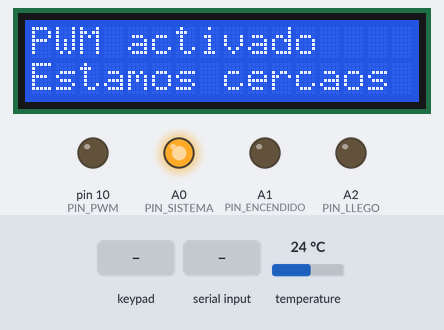
The sketch below on a simulated Arduino Uno, built with avr-gcc and run on an emulated ATmega328P. Parts: 16×2 character LCD, output pins drawn as LEDs (lit = HIGH). Inputs (shaded band) come from the test bench; at power-on: temperature 24 °C. What the sketch prints to the serial monitor is not drawn.

Above: at 1.3 s.
1.4 s: keypad keys 5 4 3 2 # pressed 0.4 s apart
At 3.9 s:
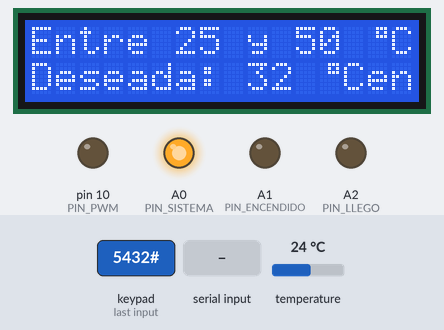
4.9 s: temperature set to 22.7 °C
7.9 s: temperature set to 21.6 °C
At 9.4 s:
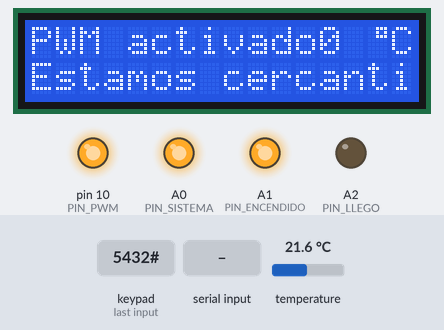
10.9 s: "T90\n" received over Serial
At 13.5 s:
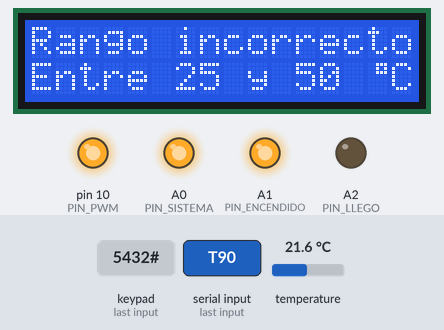
13.9 s: key 'A' pressed
At 16.8 s:
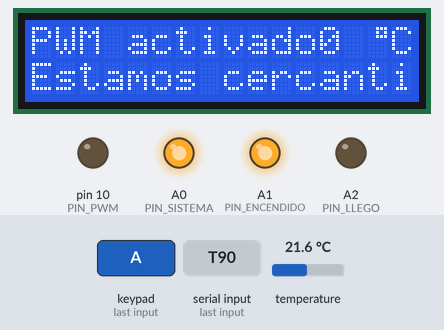
16.9 s: key '1' pressed
At 20.0 s:
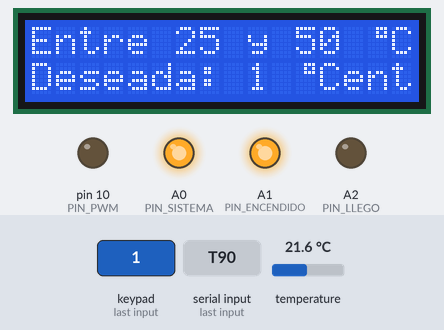
Timing chart, 0 to 20.9 s (numbered marks = the images above; inputs shaded):
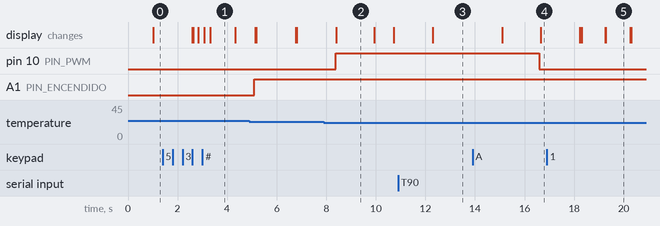

Measured:
- the behaviour switches between 22 and 21.9 °C on temperature (found by bisection; images 1 and 2)
- after the input at 1.4 s, the display: first changes after 1.2 s (image 1 shows a later state)
- after the input at 7.9 s, pin 10 (PIN_PWM): LOW → HIGH after 0.47 s; the display: changes after 0.50 s (image 2)
- after the input at 10.9 s, the display: changes after 1.4 s (image 3)
- after the input at 13.9 s, pin 10 (PIN_PWM): HIGH → LOW after 2.7 s; the display: first differs from a run without the input after 2.8 s (image 4)
- what the display in image 1 shows lasts 1.0 s, from 3.3 s to 4.3 s
- what the display in image 2 shows lasts 1.5 s, from 8.4 s to 9.9 s

The sketch:

proyecto_analoga.ino
```cpp
#include <Keypad.h>
#include <LiquidCrystal_I2C.h>
#include <OneWire.h>
#include <DallasTemperature.h>

// Data wire is plugged into pin 2 on the Arduino
#define ONE_WIRE_BUS 11
#define MAX_PWM 255
#define MIN_PWM 0

// Setup a oneWire instance to communicate with any OneWire devices
// (not just Maxim/Dallas temperature ICs)
OneWire oneWire(ONE_WIRE_BUS);

double temperature;

// Pass our oneWire reference to Dallas Temperature.
DallasTemperature sensors(&oneWire);

int PIN_PWM=10;
int PIN_SISTEMA=A0;
int PIN_ENCENDIDO=A1;
int PIN_LLEGO=A2;

const byte ROWS = 4;
const byte COLS = 4;

const float MIN_T=25.0;
const float MAX_T=50.0;

unsigned long tiempoEnvio=0;
unsigned long tiempoSeguir=0;
unsigned long tiempoLCD=0;
boolean mostradoMensajePID=false;
boolean encendido;

float tAct;
float tDeseada;

String entrada="";
boolean hayPunto=false;
boolean escribiendo=false;
boolean llego=false;
boolean porBluetooth=false;
boolean encenderPID=false;

double integral = 0;
double derivador = 0;
double kp = 1;
double ki = 0.1;
double kd = 1;
double pid = 0;
double error_ant = 0;
double error = 0;
double error2 = 0;
double error3 = 0;
double error4 = 0;
double error5 = 0;
double error6 = 0;
double error7 = 0;
double error8 = 0;
double error9 = 0;
double error10 = 0;

byte grados[] = {
  B00111,
  B00101,
  B00111,
  B00000,
  B00000,
  B00000,
  B00000,
  B00000
};

char hexaKeys[ROWS][COLS] = {
  {'1', '2', '3', 'A'},
  {'4', '5', '6', 'B'},
  {'7', '8', '9', 'C'},
  {'*', '0', '#', 'D'}
};

byte rowPins[ROWS] = {9, 8, 7, 6};
byte colPins[COLS] = {5, 4, 3, 2};

Keypad customKeypad = Keypad(makeKeymap(hexaKeys), rowPins, colPins, ROWS, COLS);
LiquidCrystal_I2C lcd(0x27, 16, 2);

void setup(){
  encendido=false;
  analogWrite(PIN_PWM, 0);
  Serial.begin(9600);

  // Start up the library
  sensors.begin();
  sensors.setResolution(12);
  lcd.init();
  lcd.backlight();
  lcd.createChar(0, grados);

  pinMode(PIN_SISTEMA,OUTPUT);
  pinMode(PIN_ENCENDIDO,OUTPUT);
  pinMode(PIN_LLEGO,OUTPUT);
  digitalWrite(PIN_SISTEMA,HIGH);
  digitalWrite(PIN_ENCENDIDO,LOW);
  digitalWrite(PIN_LLEGO,LOW);

  lcd.home();
  lcd.print("Ingrese Temp");
  lcd.setCursor(0, 1);
  lcd.print("en ");
  lcd.write(byte(0));
  lcd.print("Centigrados");
}

void loop(){
  if(encendido && millis()-tiempoEnvio>5000){
    tiempoEnvio=millis();
    if(llego){
      Serial.println("V:::"+String(tAct));
    }
    else{
       Serial.println("H:::"+String(tAct));
    }
  }

  char customKey = customKeypad.getKey();
  if (customKey){
    if(customKey=='A'){
      apagar();
      entrada="";
      hayPunto=false;
    }
    else if(isDigit(customKey)){
      if(hayPunto){
        entrada+=customKey;
        comprobarTemperatura(entrada.toFloat());
        entrada="";
      }
      else if(entrada.length()==2){
        entrada=customKey;
      }
      else{
        entrada+=customKey;
      }
    }
    else if(customKey=='.'){
      if(!hayPunto){
        entrada+=customKey;
        hayPunto=true;
      }
    }
    else if(customKey=='#'){
      comprobarTemperatura(entrada.toFloat());
      entrada="";
      hayPunto=false;
    }
    escribiendo=true;
  }

  if(escribiendo){
    actualizarEscribiendo();
  }

  if(Serial.available() > 0)
  {
    porBluetooth=true;
    char inChar = Serial.read();
    if(inChar == 'T')
    {
       float val= Serial.parseFloat();
       comprobarTemperatura(val);
       if(tDeseada==val){
        Serial.println("H:::"+(String(tAct)));
       }
       else{
        Serial.println('F');
       }

    }
    else if(inChar == 'C')
    {
       apagar();
       porBluetooth=false;
    }
  }

  if(encendido && millis()-tiempoSeguir>400){
    tiempoSeguir=millis();
     convertirTemperatura();
     if(tAct<0){
      return;
     }
     if(abs(tDeseada - tAct)<4){
      encenderPID=true;
      if(tDeseada>tAct){
        integral=(255/ki)/1.2;
      }
      else{
        integral=(-255/ki)/1.2;
      }
     }
     else if(abs(tDeseada - tAct)>10){
      mostradoMensajePID=false;
      error10 =0;
      error9 = 0;
      error8 = 0;
      error7 = 0;
      error6 = 0;
      error5 = 0;
      error4 = 0;
      error3 = 0;
      error2 = 0;
      error_ant = 0;
      error=0;
      integral=0;
      encenderPID=false;
      if(tDeseada>=tAct){
         analogWrite( PIN_PWM, MAX_PWM);
      }
      else{
        analogWrite( PIN_PWM, MIN_PWM);
      }
     }
    if(encenderPID){
      seguir();
    }
    if(encendido){
      digitalWrite(PIN_ENCENDIDO, HIGH);
    }
    else{
      digitalWrite(PIN_ENCENDIDO, LOW);
    }

    if(llego){
      digitalWrite(PIN_LLEGO, HIGH);
    }
    else{
      digitalWrite(PIN_LLEGO, LOW);
    }
  }
  if(millis()-tiempoLCD>1000){
    tiempoLCD=millis();
    reestablecerLCD();
  }

}

void comprobarTemperatura(float val){
  if(val<MIN_T || val>MAX_T){
    Serial.println("F");
    lcd.home();
    lcd.print("Rango incorrecto");
    lcd.setCursor(0, 1);
    lcd.print("Entre ");
    lcd.print(MIN_T,0);
    lcd.print(" y ");
    lcd.print(MAX_T,0);
    lcd.print(" ");
    lcd.write(byte(0));
    lcd.print("C");
    delay(2000);
  }
  else{
    encender(val);
  }
}

void reestablecerLCD(){
  if(!mostradoMensajePID){
    mostradoMensajePID=true;
    lcd.home();
    lcd.print("PWM activado");
    lcd.setCursor(0, 1);
    lcd.print("Estamos cerca");
    delay(1500);
  }
  else if(encendido){
     lcd.home();
     lcd.print("Actual: ");
     lcd.print(tAct,2);
     lcd.write(byte(0));
     lcd.print("C");
     lcd.setCursor(0, 1);
     lcd.print("Deseada: ");
     lcd.print(tDeseada,2);
     lcd.write(byte(0));
     lcd.print("C");
  }
  else{
    lcd.home();
    lcd.print("Ingrese T");
    lcd.setCursor(0, 1);
    lcd.print("en ");
    lcd.write(byte(0));
    lcd.print("Centigrados");
  }
}

void actualizarEscribiendo(){
   lcd.home();
   lcd.print("Entre ");
   lcd.print(MIN_T,0);
   lcd.print(" y ");
   lcd.print(MAX_T,0);
   lcd.print(" ");
   lcd.write(byte(0));
   lcd.print("C");
   lcd.setCursor(0, 1);
   lcd.print("Deseada: ");
   lcd.print(entrada);
   lcd.print(" ");
   lcd.write(byte(0));
   lcd.print("Centigrados");
}

void apagar(){
  encendido = false;
  llego=false;
  encenderPID=false;
  mostradoMensajePID=false;
  analogWrite(PIN_PWM, MIN_PWM);
  Serial.println('C');
}

void encender(float val){
  tDeseada=val;
  encendido=true;
  tiempoSeguir=0;
  convertirTemperatura();
}

void convertirTemperatura(){
  sensors.requestTemperatures(); // Send the command to get temperatures
  tAct=sensors.getTempCByIndex(0);
}

void seguir() {
  //Serial.println("seguir");
  error = tDeseada - tAct;
  if(abs(error)<1 && abs(integral)<2){
    llego=true;
  }
  else{
    llego=false;
  }
  derivador = error - error5;
  integral = integral+error;
  if(ki!=0 && integral>(255/ki)){
    integral=(255/ki);
  }
  if(ki!=0 && integral<(-255/ki)){
    integral=(-255/ki);
  }
  error10 = error9;
  error9 = error8;
  error8 = error7;
  error7 = error6;
  error6 = error5;
  error5 = error4;
  error4 = error3;
  error3 = error2;
  error2 = error_ant;
  error_ant = error;
  pid = kp * error + kd * derivador + ki * integral;
  double valPWM = pid;
  if (valPWM > MAX_PWM)
  {
    valPWM=MAX_PWM;
  }
  else if (valPWM < MIN_PWM)
  {
    valPWM=MIN_PWM;
  }
  analogWrite( PIN_PWM, (int)valPWM);
}
```
